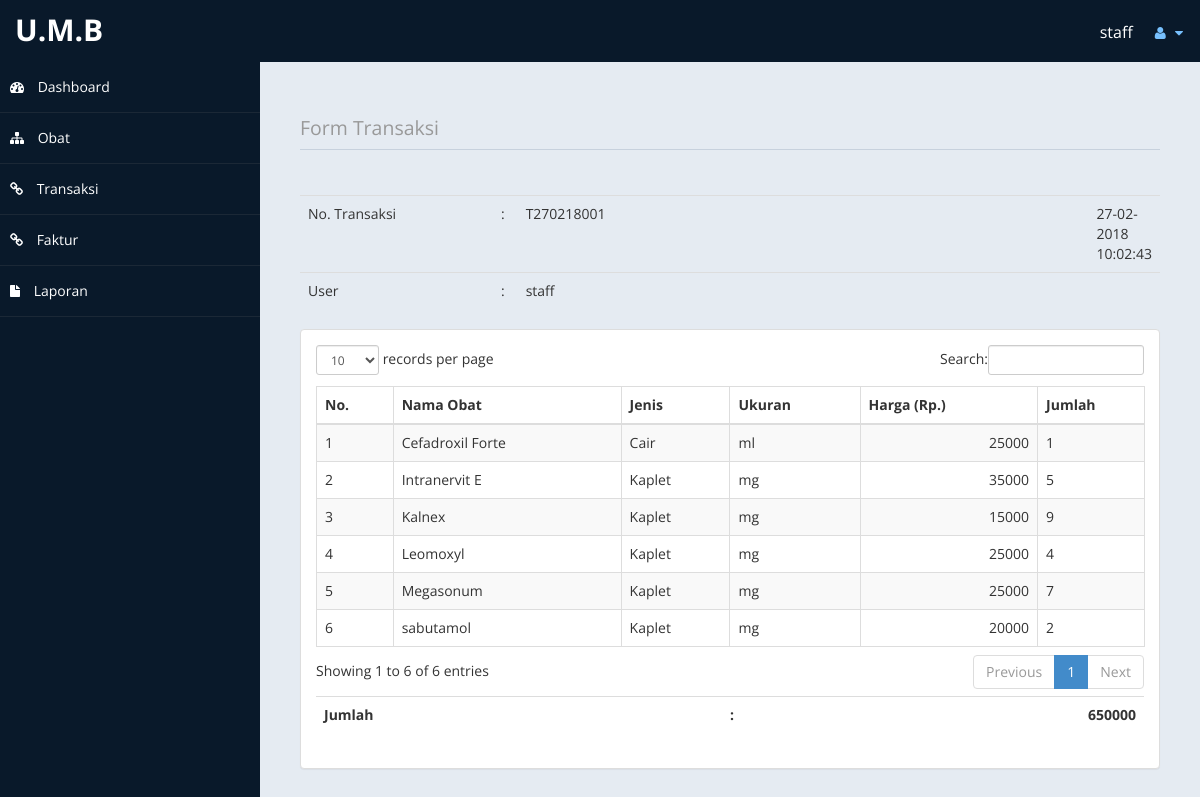
/index.php?page=transaksi&action=input&isedit=1&kd=T111217001 (signed in), run on the app's committed database.
### tables this page shows
CREATE TABLE `tb_detail_transaksi` (
  `id_detail_transaksi` int(11) NOT NULL,
  `no_transaksi` varchar(10) NOT NULL,
  `kode_obat` varchar(10) NOT NULL,
  `jumlah` int(11) DEFAULT NULL
);

CREATE TABLE `tb_obat` (
  `kode_obat` varchar(10) NOT NULL,
  `nama_obat` varchar(50) DEFAULT NULL,
  `jenis` varchar(20) NOT NULL,
  `ukuran` varchar(3) NOT NULL,
  `harga` int(11) NOT NULL,
  `stok` int(11) NOT NULL DEFAULT '0'
);

### content/transaksi/form_transaksi.php (the view, shortened to what this page needs)
<?php
$isedit 	= @$_GET['isedit'];
$kd  		= @$_GET['kd'];
	$query 	= "select * from tb_transaksi where no_transaksi like '%".date('dmy')."%'";
	$sql 	= mysql_query($query) or die(mysql_error());
	$cek 	= mysql_num_rows($sql);
	$no 	= "";
	$pad 	= 3;
	if($cek>0){
		$query 	= "select max(no_transaksi) as max from tb_transaksi where no_transaksi like '%".date('dmy')."%'";
		$sql  	= mysql_query($query) or die (mysql_error());
		$data 	= mysql_fetch_array($sql);
		$no 	= ((int) substr($data['max'], 7)) + 1;
		if ($no > 9){
			$pad 	= 2;
		} else if ($no > 99){
			$pad 	= 1;
		}
	} else {
		$no 	= "1";
	}
	$no 	= "T".date('dmy').str_pad($no,$pad,"0",STR_PAD_LEFT);
?>
<div class="box">
	<div class="row">
	    <div class="col-md-12">
	        <h2 class="page-header">
	            <small>Form Transaksi</small>
	        </h2>
	    </div>
	</div>
	<div class="body">
		<table class="table table-hover">
			<tr>
				<td width="200px"> No. Transaksi </td>
				<td width="25px"> : </td>
				<td width="600px">
					<?php echo $no;?>
				</td>
				<td width=""> <?php echo  date('d-m-Y H:m:s');?> </td>
			</tr>
			<tr>
				<td> User </td>
				<td width="25px"> : </td>
				<td colspan="6"> <?php echo @$_SESSION['nama'];?> </td>
			</tr>
		</table>
	</div>
	<div class="panel panel-default">
		<div class="panel-body">
			<form action="" method="post">
				<div class="table-responsive">
					<table id="table_id" class="table table-striped table-bordered table-hover">
						<thead>
							<tr>
								<th width=""><?php echo ($isedit == 0) ? "" : "No." ?></th>
								<th>Nama Obat</th>
								<th>Jenis</th>
								<th>Ukuran</th>
								<th>Harga (Rp.)</th>
								<th width="90">Jumlah</th>
							</tr>
						</thead>
						<tbody>
					<?php
						$obtSql = ($isedit == 0) ? "select * FROM tb_obat ORDER BY kode_obat ASC" : "select * FROM tb_detail_transaksi a, tb_obat b where a.kode_obat=b.kode_obat and a.no_transaksi = '".$kd."'";
						$obtQry = mysql_query($obtSql)  or die ("Query Obat salah : ".mysql_error());
						$n 		= 1;
						$total 	= 0;
						while ($obat = mysql_fetch_array($obtQry)) {
					?>
							<tr>
								<td>
									<?php echo ($isedit == 0) ? "<input type='checkbox' name='obt[]' value='".$obat['kode_obat']."'>": $n; ?>
								</td>
								<td><?php echo $obat['nama_obat'];?></td>
								<td><?php echo $obat['jenis'];?></td>
								<td><?php echo $obat['ukuran'];?></td>
								<td align="right"><?php echo $obat['harga'];?></td>
								<td>
								  	<?php echo ($isedit == 0) ? "<input type='number' name='jml[]' class='form-control'>" : $obat['jumlah'];?>
								</td>
							</tr>
					<?php
						if($isedit==1){$total = $total + ($obat['harga'] * $obat['jumlah']);}
						$n++;
						}
					?>
						</tbody>
					</table>
					<?php
						if($isedit == 1){
					?>
						<table class="table table-hover">
							<tr>
								<td> <strong>Jumlah</strong> </td>
								<td width="25px"> <strong>:</strong> </td>
								<td colspan="6" align='right'> <strong><?php echo $total;?></strong> </td>
							</tr>
						</table>
					<?php
						}
					?>
				</div>
			</form>
		</div>
	</div>
</div>

### assets/css/custom-styles.css (style rules this page uses)
body { font-family: 'Open Sans', sans-serif; }
h1, .h1, h2, .h2, h3, .h3 { margin-top: 7px; margin-bottom: -5px; }
h2 { color: #000; }
.page-header { padding-bottom: 9px; margin: 10px 0 45px; border-bottom: 1px solid #C7D1DD; }

### data on the page
tb_detail_transaksi: kode_obat.nama_obat "Cefadroxil Forte", kode_obat.jenis "Cair", kode_obat.ukuran "ml", kode_obat.harga "25000", jumlah "1"
tb_detail_transaksi: kode_obat.nama_obat "Intranervit E", kode_obat.jenis "Kaplet", kode_obat.ukuran "mg", kode_obat.harga "35000", jumlah "5"
tb_detail_transaksi: kode_obat.nama_obat "Kalnex", kode_obat.jenis "Kaplet", kode_obat.ukuran "mg", kode_obat.harga "15000", jumlah "9"
tb_detail_transaksi: kode_obat.nama_obat "Leomoxyl", kode_obat.jenis "Kaplet", kode_obat.ukuran "mg", kode_obat.harga "25000", jumlah "4"
tb_detail_transaksi: kode_obat.nama_obat "Megasonum", kode_obat.jenis "Kaplet", kode_obat.ukuran "mg", kode_obat.harga "25000", jumlah "7"
tb_detail_transaksi: kode_obat.nama_obat "sabutamol", kode_obat.jenis "Kaplet", kode_obat.ukuran "mg", kode_obat.harga "20000", jumlah "2"

### other printed values
$no "T270218001"
$total "650000"
